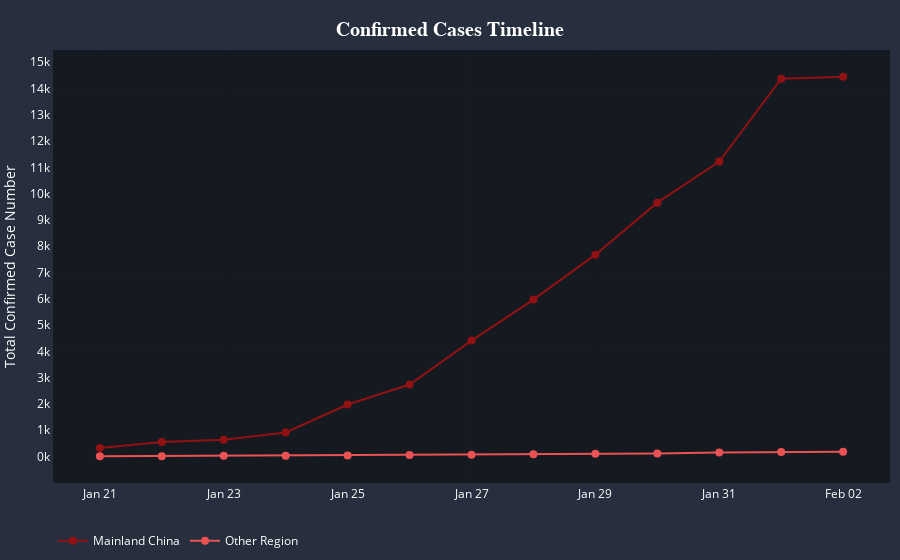

The code cell stored with this chart in its notebook:
### Code cell
# Line plot for confirmed cases
# Set up tick scale based on confirmed case number
tickList = list(np.arange(0, df_confirmed['Mainland China'].max()+1000, 1000))

# Create empty figure canvas
fig_confirmed = go.Figure()
# Add trace to the figure
fig_confirmed.add_trace(go.Scatter(x=df_confirmed['Date']+timedelta(hours=16), y=df_confirmed['Mainland China'],
                         mode='lines+markers',
                         name='Mainland China',
                         line=dict(color='#921113', width=2),
                         marker=dict(size=8),
                         text=[datetime.strftime(d+timedelta(hours=16), '%b %d %Y %H:%M AEDT') for d in df_confirmed['Date']],
                         hovertemplate='<b>%{text}</b><br></br>'+
                                       'Mainland China confirmed<br>'+
                                       '%{y} cases<br>'+
                                       '<extra></extra>'))
fig_confirmed.add_trace(go.Scatter(x=df_confirmed['Date']+timedelta(hours=16), y=df_confirmed['Other locations'],
                         mode='lines+markers',
                         name='Other Region',
                         line=dict(color='#eb5254', width=2),
                         marker=dict(size=8),
                         text=[datetime.strftime(d+timedelta(hours=16), '%b %d %Y %H:%M AEDT') for d in df_confirmed['Date']],
                         hovertemplate='<b>%{text}</b><br></br>'+
                                       'Other region confirmed<br>'+
                                       '%{y} cases<br>'+
                                       '<extra></extra>'))
# Customise layout
fig_confirmed.update_layout(
    title=dict(
        text="<b>Confirmed Cases Timeline<b>",
        y=0.96, x=0.5, xanchor='center', yanchor='top',
        font=dict(size=20, color="#ffffff", family="Playfair Display")
    ),
    margin=go.layout.Margin(
        l=5,
        r=10,
        b=10,
        t=50,
        pad=0
    ),
    yaxis=dict(
        showline=True, linecolor='#272e3e',
        zeroline=False,
        gridcolor='#272e3e',
        gridwidth = .1,
        tickmode='array',
        # Set tick range based on the maximum number
        tickvals=tickList,
        # Set tick label accordingly
        ticktext=["{:.0f}k".format(i/1000) for i in tickList]
    ),
    yaxis_title="Total Confirmed Case Number",
    xaxis=dict(
        showline=True, linecolor='#272e3e',
        gridcolor='#272e3e',
        gridwidth = .1,
        zeroline=False
    ),
    xaxis_tickformat='%b %d',
    hovermode = 'x',
    legend_orientation="h",
    plot_bgcolor='#151920',
    paper_bgcolor='#272e3e',
    font=dict(color='#ffffff')
)

fig_confirmed.show()

### Figure 1 — Plotly figure (JSON) as saved in the notebook; plotly's stock layout.template omitted (floating-point values rounded to 4 significant figures)
{"data": [{"hovertemplate": "<b>%{text}</b><br></br>Mainland China confirmed<br>%{y} cases<br><extra></extra>", "line": {"color": "#921113", "width": 2}, "marker": {"size": 8}, "mode": "lines+markers", "name": "Mainland China", "text": ["Feb 02 2020 00:00 AEDT", "Feb 01 2020 00:00 AEDT", "Jan 31 2020 00:00 AEDT", "Jan 30 2020 00:00 AEDT", "Jan 29 2020 00:00 AEDT", "Jan 28 2020 00:00 AEDT", "Jan 27 2020 00:00 AEDT", "Jan 26 2020 00:00 AEDT", "Jan 25 2020 00:00 AEDT", "Jan 24 2020 00:00 AEDT", "Jan 23 2020 00:00 AEDT", "Jan 22 2020 00:00 AEDT", "Jan 21 2020 00:00 AEDT"], "type": "scatter", "x": ["2020-02-02", "2020-02-01", "2020-01-31", "2020-01-30", "2020-01-29", "2020-01-28", "2020-01-27", "2020-01-26", "2020-01-25", "2020-01-24", "2020-01-23", "2020-01-22", "2020-01-21"], "y": [14451, 14375, 11221, 9658, 7678, 5970, 4409, 2737, 1979, 916, 639, 549, 327]}, {"hovertemplate": "<b>%{text}</b><br></br>Other region confirmed<br>%{y} cases<br><extra></extra>", "line": {"color": "#eb5254", "width": 2}, "marker": {"size": 8}, "mode": "lines+markers", "name": "Other Region", "text": ["Feb 02 2020 00:00 AEDT", "Feb 01 2020 00:00 AEDT", "Jan 31 2020 00:00 AEDT", "Jan 30 2020 00:00 AEDT", "Jan 29 2020 00:00 AEDT", "Jan 28 2020 00:00 AEDT", "Jan 27 2020 00:00 AEDT", "Jan 26 2020 00:00 AEDT", "Jan 25 2020 00:00 AEDT", "Jan 24 2020 00:00 AEDT", "Jan 23 2020 00:00 AEDT", "Jan 22 2020 00:00 AEDT", "Jan 21 2020 00:00 AEDT"], "type": "scatter", "x": ["2020-02-02", "2020-02-01", "2020-01-31", "2020-01-30", "2020-01-29", "2020-01-28", "2020-01-27", "2020-01-26", "2020-01-25", "2020-01-24", "2020-01-23", "2020-01-22", "2020-01-21"], "y": [177, 174, 153, 118, 105, 87, 64, 57, 40, 25, 26, 6, 5]}], "layout": {"font": {"color": "#ffffff"}, "hovermode": "x", "legend": {"orientation": "h"}, "margin": {"b": 10, "l": 5, "pad": 0, "r": 10, "t": 50}, "paper_bgcolor": "#272e3e", "plot_bgcolor": "#151920", "title": {"font": {"color": "#ffffff", "family": "Playfair Display", "size": 20}, "text": "<b>Confirmed Cases Timeline<b>", "x": 0.5, "xanchor": "center", "y": 0.96, "yanchor": "top"}, "xaxis": {"gridcolor": "#272e3e", "gridwidth": 0.1, "linecolor": "#272e3e", "showline": true, "tickformat": "%b %d", "zeroline": false}, "yaxis": {"gridcolor": "#272e3e", "gridwidth": 0.1, "linecolor": "#272e3e", "showline": true, "tickmode": "array", "ticktext": ["0k", "1k", "2k", "3k", "4k", "5k", "6k", "7k", "8k", "9k", "10k", "11k", "12k", "13k", "14k", "15k"], "tickvals": [0, 1000, 2000, 3000, 4000, 5000, 6000, 7000, 8000, 9000, 10000, 11000, 12000, 13000, 14000, 15000], "title": {"text": "Total Confirmed Case Number"}, "zeroline": false}}}
